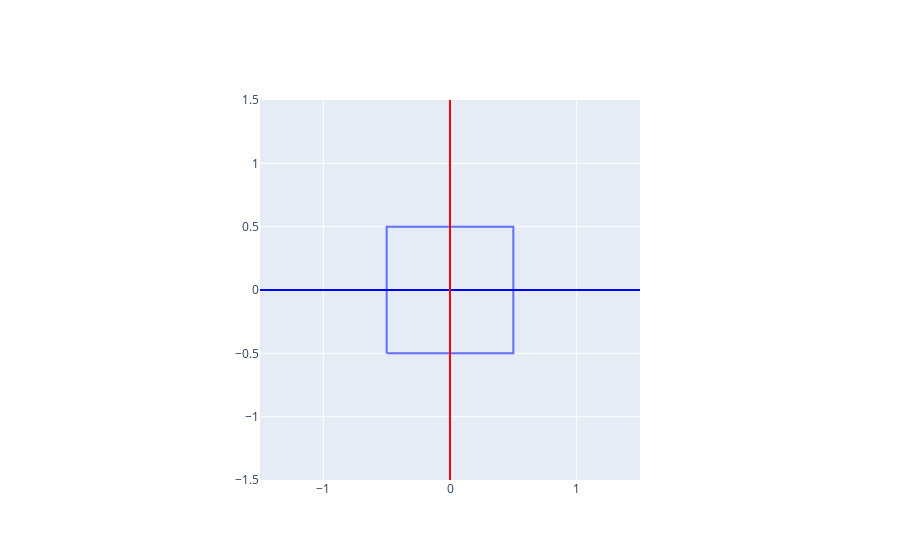

This figure's notebook cell:
### Code cell
import plotly.graph_objects as go
import numpy as np

# Define vertices of the unit square centered at the origin
vertices = np.array([
    [-0.5, -0.5],
    [0.5, -0.5],
    [0.5, 0.5],
    [-0.5, 0.5],
    [-0.5, -0.5]
])

# Create a scatter plot for the square
fig = go.Figure(data=go.Scatter(x=vertices[:, 0], y=vertices[:, 1], mode='lines'))

# Add x and y axes
fig.add_shape(
    type="line", line=dict(width=2, color="Blue"),
    x0=-1.5, x1=1.5, y0=0, y1=0,
)
fig.add_shape(
    type="line", line=dict(width=2, color="Red"),
    x0=0, x1=0, y0=-1.5, y1=1.5
)

# Update axes
fig.update_xaxes(range=[-1.5, 1.5], constrain="domain")
fig.update_yaxes(range=[-1.5, 1.5], scaleanchor="x", scaleratio=1)

# Show figure
fig.show()

### Figure 1 — Plotly figure (JSON) as saved in the notebook; plotly's stock layout.template omitted (floating-point values rounded to 4 significant figures)
{"data": [{"mode": "lines", "type": "scatter", "x": [-0.5, 0.5, 0.5, -0.5, -0.5], "y": [-0.5, -0.5, 0.5, 0.5, -0.5]}], "layout": {"shapes": [{"line": {"color": "Blue", "width": 2}, "type": "line", "x0": -1.5, "x1": 1.5, "y0": 0, "y1": 0}, {"line": {"color": "Red", "width": 2}, "type": "line", "x0": 0, "x1": 0, "y0": -1.5, "y1": 1.5}], "xaxis": {"constrain": "domain", "range": [-1.5, 1.5]}, "yaxis": {"range": [-1.5, 1.5], "scaleanchor": "x", "scaleratio": 1}}}
